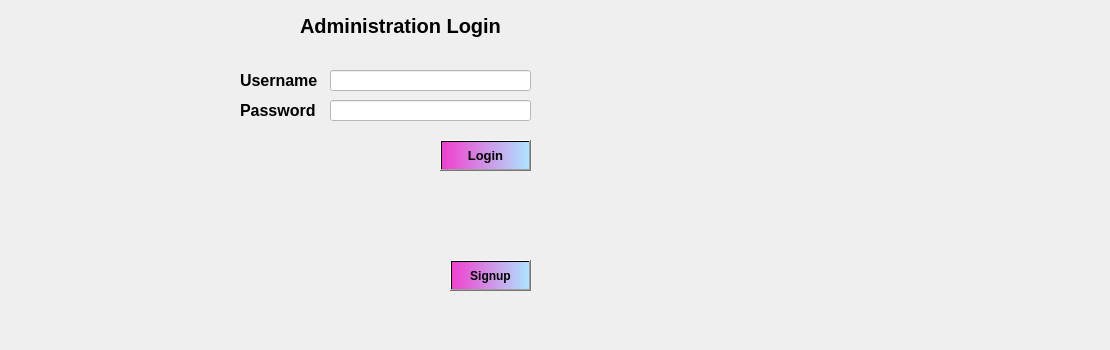
    <widget class="QWidget" name="tab">
     <attribute name="icon">
      <iconset>
       <normaloff>Pics/login-icon-png-27.png</normaloff>Pics/login-icon-png-27.png</iconset>
     </attribute>
     <attribute name="title">
      <string>Login</string>
     </attribute>
     <widget class="QLabel" name="label_4">
      <property name="geometry">
       <rect>
        <x>610</x>
        <y>280</y>
        <width>491</width>
        <height>61</height>
       </rect>
      </property>
      <property name="styleSheet">
       <string notr="true">background-color: qlineargradient(spread:reflect, x1:0, y1:0, x2:1, y2:0, stop:0 rgba(164, 182, 232, 0), stop:0.55 rgba(250, 104, 255, 0), stop:0.98 rgba(124, 205, 236, 0), stop:1 rgba(0, 0, 0, 0));</string>
      </property>
      <property name="text">
       <string/>
      </property>
      <property name="pixmap">
       <pixmap>Pics/liquid-gradient-shape-fluid-abstract-color-background-holographic-organic-3d-design-neon-futuristic-element-blend-bubble-png.png</pixmap>
      </property>
      <property name="scaledContents">
       <bool>true</bool>
      </property>
     </widget>
     <widget class="QLabel" name="label_5">
      <property name="geometry">
       <rect>
        <x>290</x>
        <y>0</y>
        <width>221</width>
        <height>51</height>
       </rect>
      </property>
      <property name="font">
       <font>
        <pointsize>15</pointsize>
        <weight>75</weight>
        <bold>true</bold>
       </font>
      </property>
      <property name="styleSheet">
       <string notr="true">background-color: qlineargradient(spread:reflect, x1:0, y1:0, x2:1, y2:0, stop:0 rgba(164, 182, 232, 0), stop:0.55 rgba(250, 104, 255, 0), stop:0.98 rgba(124, 205, 236, 0), stop:1 rgba(0, 0, 0, 0));</string>
      </property>
      <property name="text">
       <string>Administration Login</string>
      </property>
      <property name="alignment">
       <set>Qt::AlignCenter</set>
      </property>
     </widget>
     <widget class="QLabel" name="label_6">
      <property name="geometry">
       <rect>
        <x>-120</x>
        <y>0</y>
        <width>231</width>
        <height>51</height>
       </rect>
      </property>
      <property name="styleSheet">
       <string notr="true">background-color: qlineargradient(spread:reflect, x1:0, y1:0, x2:1, y2:0, stop:0 rgba(164, 182, 232, 0), stop:0.55 rgba(250, 104, 255, 0), stop:0.98 rgba(124, 205, 236, 0), stop:1 rgba(0, 0, 0, 0));</string>
      </property>
      <property name="text">
       <string/>
      </property>
      <property name="pixmap">
       <pixmap>Pics/liquid-gradient-shape-fluid-abstract-color-background-holographic-organic-3d-design-neon-futuristic-element-blend-bubble-png.png</pixmap>
      </property>
      <property name="scaledContents">
       <bool>true</bool>
      </property>
      <property name="alignment">
       <set>Qt::AlignLeading|Qt::AlignLeft|Qt::AlignVCenter</set>
      </property>
     </widget>
     <widget class="QLabel" name="label_3">
      <property name="geometry">
       <rect>
        <x>240</x>
        <y>70</y>
        <width>91</width>
        <height>21</height>
       </rect>
      </property>
      <property name="font">
       <font>
        <pointsize>12</pointsize>
        <weight>75</weight>
        <bold>true</bold>
       </font>
      </property>
      <property name="styleSheet">
       <string notr="true">background-color: qlineargradient(spread:reflect, x1:0, y1:0, x2:1, y2:0, stop:0 rgba(164, 182, 232, 0), stop:0.55 rgba(250, 104, 255, 0), stop:0.98 rgba(124, 205, 236, 0), stop:1 rgba(0, 0, 0, 0));</string>
      </property>
      <property name="text">
       <string>Username</string>
      </property>
     </widget>
     <widget class="QLabel" name="label_7">
      <property name="geometry">
       <rect>
        <x>240</x>
        <y>100</y>
        <width>91</width>
        <height>21</height>
       </rect>
      </property>
      <property name="font">
       <font>
        <pointsize>12</pointsize>
        <weight>75</weight>
        <bold>true</bold>
       </font>
      </property>
      <property name="styleSheet">
       <string notr="true">background-color: qlineargradient(spread:reflect, x1:0, y1:0, x2:1, y2:0, stop:0 rgba(164, 182, 232, 0), stop:0.55 rgba(250, 104, 255, 0), stop:0.98 rgba(124, 205, 236, 0), stop:1 rgba(0, 0, 0, 0));</string>
      </property>
      <property name="text">
       <string>Password</string>
      </property>
     </widget>
     <widget class="QLineEdit" name="usernamelineEdit">
      <property name="geometry">
       <rect>
        <x>330</x>
        <y>70</y>
        <width>201</width>
        <height>21</height>
       </rect>
      </property>
      <property name="styleSheet">
       <string notr="true">background-color: rgb(255, 255, 255);</string>
      </property>
     </widget>
     <widget class="QLineEdit" name="passwordlineEdit">
      <property name="geometry">
       <rect>
        <x>330</x>
        <y>100</y>
        <width>201</width>
        <height>21</height>
       </rect>
      </property>
      <property name="styleSheet">
       <string notr="true">background-color: rgb(255, 255, 255);</string>
      </property>
      <property name="echoMode">
       <enum>QLineEdit::Password</enum>
      </property>
     </widget>
     <widget class="QPushButton" name="loginButton">
      <property name="geometry">
       <rect>
        <x>440</x>
        <y>140</y>
        <width>91</width>
        <height>31</height>
       </rect>
      </property>
      <property name="font">
       <font>
        <pointsize>10</pointsize>
        <weight>75</weight>
        <bold>true</bold>
       </font>
      </property>
      <property name="styleSheet">
       <string notr="true">background-color: qlineargradient(spread:pad, x1:0, y1:0, x2:1, y2:0, stop:0 rgba(241, 0, 194, 187), stop:1 rgba(174, 228, 255, 255));</string>
      </property>
      <property name="text">
       <string>Login</string>
      </property>
     </widget>
     <widget class="QPushButton" name="SignupButton">
      <property name="geometry">
       <rect>
        <x>450</x>
        <y>260</y>
        <width>81</width>
        <height>31</height>
       </rect>
      </property>
      <property name="font">
       <font>
        <weight>75</weight>
        <bold>true</bold>
       </font>
      </property>
      <property name="styleSheet">
       <string notr="true">background-color: qlineargradient(spread:pad, x1:0, y1:0, x2:1, y2:0, stop:0 rgba(241, 0, 194, 187), stop:1 rgba(174, 228, 255, 255));</string>
      </property>
      <property name="text">
       <string>Signup</string>
      </property>
     </widget>
     <widget class="QLabel" name="label_8">
      <property name="geometry">
       <rect>
        <x>70</x>
        <y>70</y>
        <width>141</width>
        <height>151</height>
       </rect>
      </property>
      <property name="styleSheet">
       <string notr="true">background-color: qlineargradient(spread:reflect, x1:0, y1:0, x2:1, y2:0, stop:0 rgba(164, 182, 232, 0), stop:0.55 rgba(250, 104, 255, 0), stop:0.98 rgba(124, 205, 236, 0), stop:1 rgba(0, 0, 0, 0));</string>
      </property>
      <property name="text">
       <string/>
      </property>
      <property name="pixmap">
       <pixmap>Pics/login-icon-png-27.png</pixmap>
      </property>
      <property name="scaledContents">
       <bool>true</bool>
      </property>
     </widget>
    </widget>
